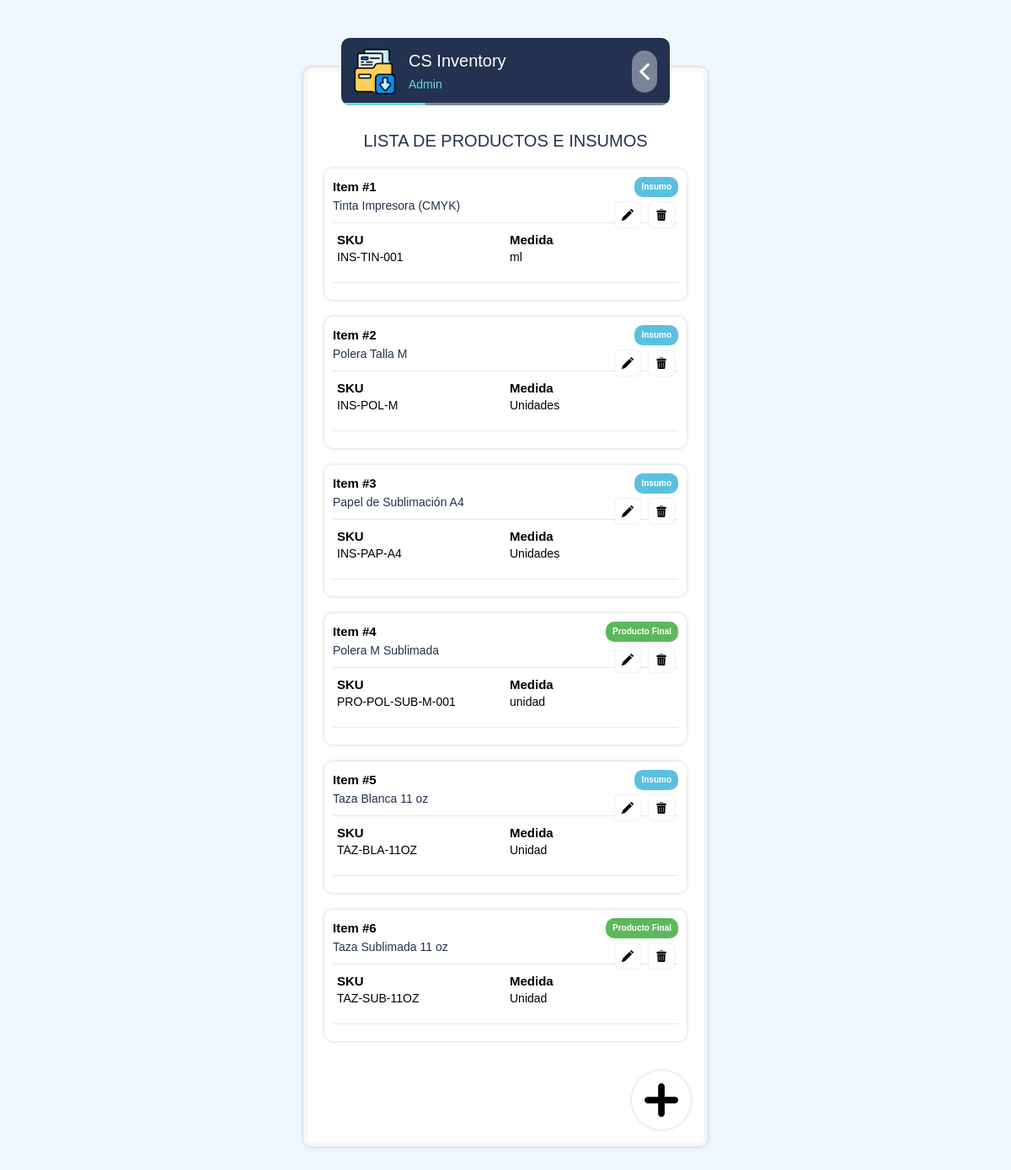
/control/producto/c-producto-list.php (signed in), run on the app's committed database.
### tables this page shows
CREATE TABLE `usuario` (
  `idUsuario` int(11) NOT NULL,
  `hashUsuario` varchar(50) DEFAULT NULL,
  `nombre` varchar(100) NOT NULL,
  `username` varchar(100) NOT NULL,
  `pswd` blob NOT NULL,
  `idPerfil` int(11) NOT NULL,
  `estado` enum('Activo','Inactivo') NOT NULL
);

CREATE TABLE `productos` (
  `idProducto` int(11) NOT NULL,
  `hashProducto` varchar(64) NOT NULL,
  `nombre` varchar(100) NOT NULL,
  `sku` varchar(50) DEFAULT NULL,
  `unidad_medida` varchar(20) DEFAULT NULL,
  `tipo` enum('Insumo','Producto Final') DEFAULT 'Insumo',
  `estado` tinyint(1) DEFAULT 1,
  `deleted_at` timestamp NULL DEFAULT NULL
);

### model/data/DB.php (called while the page is built, shortened)
<?php
class DataBase
{
    private $serverName = "localhost:3306";
    private $user = "root";
    private $pswd = "";
    private $dbName = "creative_spot_db";
    private $link = null;
    private $op = 1;
    public function Open()
    {
        if ($this->link instanceof mysqli) {
            return $this->link;
        }
        if ($this->op === 1) {
            $this->link = mysqli_connect(
                $this->serverName,
                $this->user,
                $this->pswd,
                $this->dbName
            );
            mysqli_set_charset($this->link, "utf8mb4");
        }
        return $this->link;
    }
    public function query(string $sql, string $types = '', array $params = [])
    {
        $link = $this->Open();
        if (!empty($params)) {
            $stmt = mysqli_prepare($link, $sql);
            mysqli_stmt_bind_param($stmt, $types, ...$params);
            mysqli_stmt_execute($stmt);
            $result = mysqli_stmt_get_result($stmt);
            if ($result !== false) {
                return $result;
            }
            return true;
        }
        return mysqli_query($link, $sql);
    }
    public function fetchOne(string $sql, string $types = '', array $params = []): ?array
    {
        $result = $this->query($sql, $types, $params);
        if ($result instanceof mysqli_result) {
            $row = mysqli_fetch_assoc($result);
            return $row ?: null;
        }
        return null;
    }
    public function Execute($_sql)
    {
        return $this->query($_sql);
    }
    public function ContainsData($res)
    {
        if ($res instanceof mysqli_result) {
            return mysqli_num_rows($res) > 0;
        }
        return false;
    }
    public function DataListStructure($_res)
    {
        $ret = [];
        if ($_res instanceof mysqli_result) {
            while ($row = mysqli_fetch_assoc($_res)) {
                $ret[] = $row;
            }
        }
        return $ret;
    }
}
?>

### control/producto/c-producto-list.php (called while the page is built)
<?php
require_once __DIR__ . "/../auth-user.php";
require_once "../../model/RN_Producto.php";
require_once "../config-app.php";
$oUsuario = auth_require_domain_user("../c-panel.php", "producto", "view");
$oRN_Producto = new RN_Producto();
$listaProductos = $oRN_Producto->GetList();
include_once "../../view/producto/v-producto-list.php";
?>

### model/RN_Producto.php (called while the page is built, shortened)
<?php
require_once "data/Producto.php";
require_once "data/DB.php";
class RN_Producto extends DataBase {
    function GetList(){
        $sql = "SELECT * FROM productos WHERE estado = 1 AND deleted_at IS NULL";
        $res = $this->Execute($sql);
        $list = array();
        if ($this->ContainsData($res)){
            $data = $this->DataListStructure($res);
            foreach ($data as $item) {
                $list[] = new Producto(
                    $item["idProducto"],
                    $item["hashProducto"],
                    $item["nombre"],
                    $item["sku"],
                    $item["unidad_medida"],
                    $item["tipo"],
                    $item["estado"]
                );
            }
        }
        return $list;
    }
}
?>

### model/data/Producto.php (called while the page is built, shortened)
<?php
class Producto{
    function __construct($_idProducto, $_hashProducto, $_nombre, $_sku, $_unidad_medida, $_tipo, $_estado)
    {
        $this->hashProducto = $_hashProducto;
        $this->nombre = $_nombre;
        $this->sku = $_sku;
        $this->unidad_medida = $_unidad_medida;
        $this->tipo = $_tipo;
    }
}
?>

### model/RN_Usuario.php (called while the page is built, shortened)
<?php
require_once "data/Usuario.php";
require_once "data/DB.php";
class RN_Usuario extends DataBase
{
    function GetData($hashUsuario)
    {
        $sql = "SELECT idUsuario, hashUsuario, nombre, username, pswd, idPerfil, estado
                FROM usuario
                WHERE hashUsuario = ?
                LIMIT 1";
        $item = $this->fetchOne($sql, "s", [$hashUsuario]);
        $plainPassword = "";
        if ($this->isPasswordHash($item["pswd"])) {
            $plainPassword = "";
        }
        return new Usuario(
            $item["idUsuario"],
            $item["hashUsuario"],
            $item["nombre"],
            $item["username"],
            $plainPassword,
            $item["idPerfil"],
            $item["estado"]
        );
    }
    private function isPasswordHash($value)
    {
        return password_get_info($value)["algo"] !== null;
    }
}
?>

### control/auth-user.php (called while the page is built, shortened)
<?php
require_once __DIR__ . "/authz.php";
require_once __DIR__ . "/../model/RN_Usuario.php";
function auth_require_domain_user($redirect = "../index.php", $module = null, $action = 'view')
{
    if ($module === null) {
        $authUser = auth_require_login($redirect);
    } else {
        $authUser = auth_require_action($module, $action, $redirect);
    }
    $userRepo = new RN_Usuario();
    $oUsuario = $userRepo->GetData($authUser['user_hash']);
    return $oUsuario;
}
?>

### control/auth-session.php (called while the page is built, shortened)
<?php
function auth_is_https()
{
    return false;
}
function auth_start_session()
{
    if (session_status() === PHP_SESSION_ACTIVE) {
        return;
    }
    $params = session_get_cookie_params();
}
function auth_user()
{
    if (isset($_SESSION['auth']) && is_array($_SESSION['auth']) && !empty($_SESSION['auth']['logged_in'])) {
        return $_SESSION['auth'];
    }
    return null;
}
?>

### control/authz.php (called while the page is built, shortened)
<?php
require_once __DIR__ . "/auth-guard.php";
function authz_action_roles()
{
    return [
        'dashboard.view' => [1, 2],
        'almacen.view' => [1],
        'almacen.manage' => [1],
        'producto.view' => [1],
        'producto.manage' => [1],
        'receta.view' => [1],
        'receta.manage' => [1],
        'compra.view' => [1, 2],
        'compra.manage' => [1, 2],
        'inventario.view' => [1, 2],
        'inventario.manage' => [1],
        'movimiento.view' => [1, 2],
        'movimiento.manage' => [1],
        'produccion.view' => [1, 2],
        'produccion.manage' => [1, 2],
        'support.view' => [1],
        'support.manage' => [1],
    ];
}
function auth_role_id($authUser = null)
{
    return (int)$authUser['role_id'];
}
function auth_can_action($resource, $action = 'view', $authUser = null)
{
    $rolesByAction = authz_action_roles();
    $roleId = auth_role_id($authUser);
    $key = $resource . '.' . $action;
    return in_array($roleId, $rolesByAction[$key], true);
}
function auth_require_action($resource, $action = 'view', $redirect = "../c-panel.php")
{
    $authUser = auth_require_login($redirect);
    return $authUser;
}
?>

### control/config-app.php (called while the page is built, shortened)
<?php
$appTitle = "CS Inventory";
?>

### control/auth-guard.php (called while the page is built, shortened)
<?php
require_once __DIR__ . "/auth-session.php";
function auth_require_login($redirect = "../index.php")
{
    $user = auth_user();
    return $user;
}
?>

### model/data/Usuario.php (called while the page is built, shortened)
<?php
class Usuario{
    function __construct($idUsuario, $hashUsuario, $nombre, $username, $pswd, $idPerfil, $estado)
    {
        $this->nombre = $nombre;
    }
}
?>

### view/producto/v-producto-list.php (the view, shortened to what this page needs)
<?php
$nomUsuario = $oUsuario->nombre;
$authSession = function_exists('auth_user') ? auth_user() : null;
$title = "Lista de Productos e Insumos";
$content = "";
$i = 0;
foreach($listaProductos as $oProducto){
    $i++;
    $hashProducto = $oProducto->hashProducto;
    $nombre = $oProducto->nombre;
    $sku = $oProducto->sku;
    $unidad_medida = $oProducto->unidad_medida;
    $tipo = $oProducto->tipo;
    $badgeColor = ($tipo == 'Insumo') ? '#5bc0de' : '#5cb85c';
    $content .= "
    <div class='x-1'>
        <div class='card'>
            <div class='card-title'>Item #" . $i . " <span style='float:right; font-size:10px; background:".$badgeColor."; color:white; padding:2px 8px; border-radius:10px;'> " . $tipo . "</span></div>
            <div class='card-subtitle'>" . $nombre . "</div>
            <div class='separator'></div>
            <div class='x-2'>
                <div class='card-title'>SKU</div>
                <div class='card-text'>" . $sku . "</div>
            </div>
            <div class='x-2'>
                <div class='card-title'>Medida</div>
                <div class='card-text'>" . $unidad_medida . "</div>
            </div>
            <div class='clear'></div>
            <div class='separator'></div>";
    if (auth_can_action('producto', 'manage', $authSession)) {
        $content .= "
            <div class='card-buttons'>
                <a href='c-producto-edit.php?param=" . $hashProducto . "'>
                    <div class='card-edit'></div>
                </a>
                <a href='c-producto-delete.php?param=" . $hashProducto . "'>
                    <div class='card-delete'></div>
                </a>
            </div>
            <div class='clear'></div>";
    }
    $content .= "
        </div>
    </div>";
}
?>
<!DOCTYPE HTML>
<html>
<head>
    <link rel='stylesheet' href='../../view/css/main.css' />
</head>
<body>
<div class='ctn-form'>
    <div class='form-header'>
        <div class='ctn-icon'><div class='icon'></div></div>
        <div class='form-title'><?php echo $appTitle; ?></div>
        <div class='form-subtitle'><?php echo $nomUsuario ?></div>
        <div class='bar'><div class='step'></div></div>
        <a href='../c-panel.php'><div class='btn-back'></div></a>
    </div>
    <div class='form-content'>
        <div class='title'><?php echo $title ?></div>
        <?php echo $content ?>
    </div>
    <?php if (auth_can_action('producto', 'manage', $authSession)): ?>
        <a href='c-producto-new.php'><div class='btn-add'></div></a>
    <?php endif; ?>
</div>
</body>
</html>

### view/css/main.css (style rules this page uses)
* { box-sizing: border-box; }
body { margin:0px; border:0px; font-size:62.5%; background: #eff6fc; }
.ctn-form { position: fixed; top:80px; left:calc(50% - 240px); width:480px; height:calc(100% - 150px); background: #ffffff; border:5px solid #f7f7f7; border-radius:10px; box-shadow: 0px 0px 4px rgba(0, 0, 0, 0.2); padding:10px; animation: anim-form 1s linear forwards; }
.form-header { position: absolute; top:-40px; left:40px; height:80px; width:calc(100% - 80px); background: #233251; border-radius:10px; overflow: hidden; padding-left:80px; z-index:1; }
.form-header .ctn-icon { position: absolute; top:10px; left:10px; width:60px; height:60px; border-radius:10px; }
.ctn-icon .icon { position: relative; width:100%; height:100%; background: url('../img/csinventory.png') no-repeat center; background-size: 90%; }
.form-title { position: relative; margin-top:15px; font-family:arial; font-size:20px; line-height:25px; color:#ffffff; }
.form-subtitle { position: relative; margin-top:5px; font-family:arial; font-size:14px; line-height:20px; color:#68dccf; }
.form-header .bar { position: absolute; bottom:0px; left:0px; width:100%; height:3px; background: rgba(255,255,255,0.4); }
.bar .step { width:100px; height:3px; background: #68dccf; }
.btn-back { position: absolute; top:15px; right:15px; width:30px; height:50px; border-radius:15px; background: rgba(255,255,255,0.4) url('../img/icon/back-white.png') no-repeat center; background-size: 20px; cursor:pointer; }
.form-content { position: relative; width:100%; height:100%; padding:60px 5px 100px 5px; scrollbar-color: #233251 rgba(255, 255, 255, 0.1); scrollbar-width: thin; overflow-x: hidden; overflow-y: auto; }
.x-1, .x-2, .x-4 { margin-bottom:10px; }
.x-1 { position: relative; float:left; width:100%; padding-left:5px; padding-right:5px; }
.x-2 { position: relative; float:left; width:50%; padding-left:5px; padding-right:5px; }
.x-1:nth-child(odd) { left:-100%; animation: anim-in-left 0.5s 1s linear forwards; }
.x-1:nth-child(even) { right:-100%; animation: anim-in-right 0.5s 1s linear forwards; }
.x-2:nth-child(odd) { left:-100%; animation: anim-in-left 0.5s 1s linear forwards; }
.x-2:nth-child(even) { right:-100%; animation: anim-in-right 0.5s 1s linear forwards; }
.title { position: relative; margin-bottom:10px; font-family:arial; font-size:20px; line-height:25px; color:#233251; text-align: center; text-transform: uppercase; }
.card { position: relative; margin-top:10px; width:100%; height:auto !important; min-height:60px; background: #ffffff; border-radius:10px; box-shadow: 0px 0px 4px rgba(0, 0, 0, 0.2); padding:10px; font-family:arial; font-size:14px; line-height: 20px; overflow:visible; transition: all 0.3s ease; }
.card-title { display: flex; justify-content: space-between; align-items: center; position: relative; width:100%; float:left; font-family:arial; font-weight:bold; font-size:15px; line-height: 20px; color:#000000; }
.card-subtitle { position: relative; font-family:arial; font-size:14px; line-height: 20px; color:#233251; }
.card-text { position: relative; margin-top:20px; font-family:arial; font-size:14px; line-height: 20px; color:#000000; }
.separator { position: relative; width:100%; height:1px; background: #e7e7e7; margin-top:10px; margin-bottom:10px; }
.card-buttons { position: absolute; top:35px; right:10px; }
.card-edit { float:left; margin:5px; width: 30px; height:30px; background:#ffffff url('../img/icon/edit.png') no-repeat center; background-size: 16px; border-radius:5px; box-shadow: 0px 0px 2px rgba(0, 0, 0, 0.2); transition: all 0.4s; cursor:pointer; }
.card-delete { float:left; margin:5px; width: 30px; height:30px; background:#ffffff url('../img/icon/delete.png') no-repeat center; background-size: 16px; border-radius:5px; box-shadow: 0px 0px 2px rgba(0, 0, 0, 0.2); transition: all 0.4s; cursor:pointer; }
.btn-add { position: fixed; bottom:90px; right:calc(50% - 220px); width:70px; height:70px; background:#ffffff url('../img/icon/add.png') no-repeat center; background-size: 40px; border-radius:50%; box-shadow: 0px 0px 4px rgba(0, 0, 0, 0.2); transition: all 0.4s; transform: scale(0); animation: anim-btn-add 0.5s 1s linear forwards; cursor:pointer; }

### data on the page
usuario: nombre "Admin"
productos: tipo "Insumo", nombre "Tinta Impresora (CMYK)", sku "INS-TIN-001", unidad_medida "ml"
productos: tipo "Insumo", nombre "Polera Talla M", sku "INS-POL-M", unidad_medida "Unidades"
productos: tipo "Insumo", nombre "Papel de Sublimación A4", sku "INS-PAP-A4", unidad_medida "Unidades"
productos: tipo "Producto Final", nombre "Polera M Sublimada", sku "PRO-POL-SUB-M-001", unidad_medida "unidad"
productos: tipo "Insumo", nombre "Taza Blanca 11 oz", sku "TAZ-BLA-11OZ", unidad_medida "Unidad"
productos: tipo "Producto Final", nombre "Taza Sublimada 11 oz", sku "TAZ-SUB-11OZ", unidad_medida "Unidad"

### other printed values
$appTitle "CS Inventory"
$title "LISTA DE PRODUCTOS E INSUMOS"
